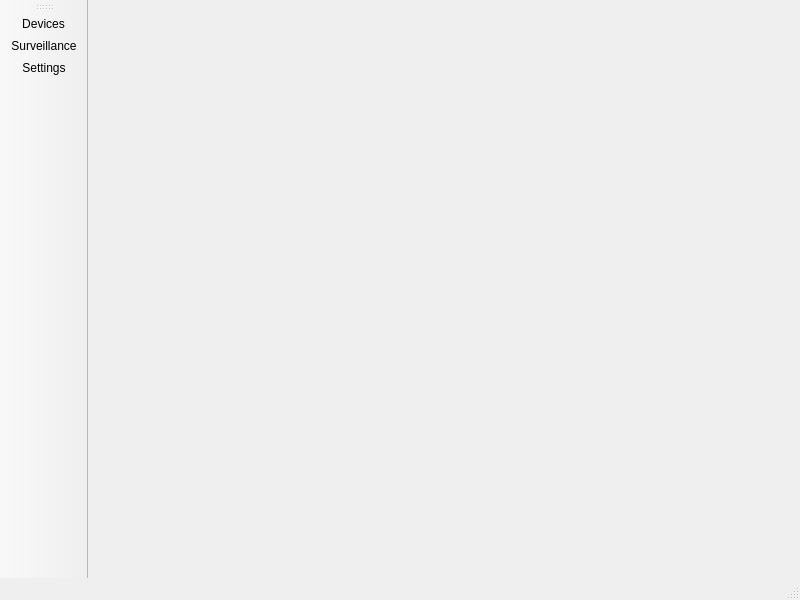
<?xml version="1.0" encoding="UTF-8"?>
<ui version="4.0">
 <class>MainWindow</class>
 <widget class="QMainWindow" name="MainWindow">
  <property name="geometry">
   <rect>
    <x>0</x>
    <y>0</y>
    <width>800</width>
    <height>600</height>
   </rect>
  </property>
  <property name="windowTitle">
   <string>MainWindow</string>
  </property>
  <widget class="QWidget" name="centralwidget"/>
  <widget class="QMenuBar" name="ui_menubar">
   <property name="geometry">
    <rect>
     <x>0</x>
     <y>0</y>
     <width>800</width>
     <height>22</height>
    </rect>
   </property>
  </widget>
  <widget class="QStatusBar" name="ui_statusbar"/>
  <widget class="QToolBar" name="ui_toolBar">
   <property name="minimumSize">
    <size>
     <width>0</width>
     <height>0</height>
    </size>
   </property>
   <property name="windowTitle">
    <string>toolBar_2</string>
   </property>
   <property name="iconSize">
    <size>
     <width>64</width>
     <height>64</height>
    </size>
   </property>
   <property name="toolButtonStyle">
    <enum>Qt::ToolButtonTextUnderIcon</enum>
   </property>
   <attribute name="toolBarArea">
    <enum>LeftToolBarArea</enum>
   </attribute>
   <attribute name="toolBarBreak">
    <bool>false</bool>
   </attribute>
   <addaction name="actionDevices"/>
   <addaction name="surveillanceAction"/>
   <addaction name="actionSettings"/>
  </widget>
  <action name="surveillanceAction">
   <property name="icon">
    <iconset resource="../resources/intelligenthome.qrc">
     <normaloff>:/icons/icons/cctv.svg</normaloff>:/icons/icons/cctv.svg</iconset>
   </property>
   <property name="text">
    <string>Surveillance</string>
   </property>
  </action>
  <action name="actionDevices">
   <property name="icon">
    <iconset resource="../resources/intelligenthome.qrc">
     <normaloff>:/icons/icons/wan.svg</normaloff>:/icons/icons/wan.svg</iconset>
   </property>
   <property name="text">
    <string>Devices</string>
   </property>
   <property name="toolTip">
    <string>List of available devices</string>
   </property>
  </action>
  <action name="actionSettings">
   <property name="icon">
    <iconset resource="../resources/intelligenthome.qrc">
     <normaloff>:/icons/icons/settings.svg</normaloff>:/icons/icons/settings.svg</iconset>
   </property>
   <property name="text">
    <string>Settings</string>
   </property>
   <property name="toolTip">
    <string>Settings</string>
   </property>
  </action>
 </widget>
 <resources>
  <include location="../resources/intelligenthome.qrc"/>
 </resources>
 <connections/>
</ui>
